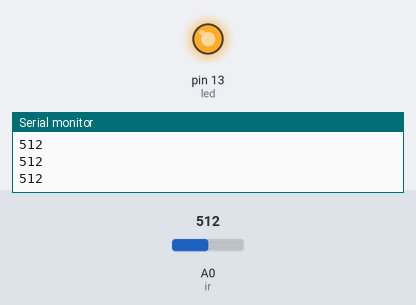
Bench run of a sketch on a simulated Arduino Uno, built with avr-gcc and run on an emulated ATmega328P. Shown: output pins drawn as LEDs (lit = HIGH), the last lines printed to the serial monitor. The test bench sets the inputs (shaded band); at power-on: A0 (ir) = 512.

Above: at 1.2 s.
1.3 s: A0 (ir) set to 0
At 2.3 s:
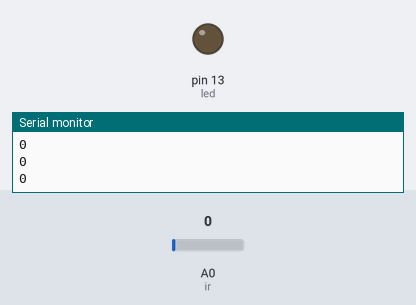
2.8 s: A0 (ir) set to 122
At 3.6 s:
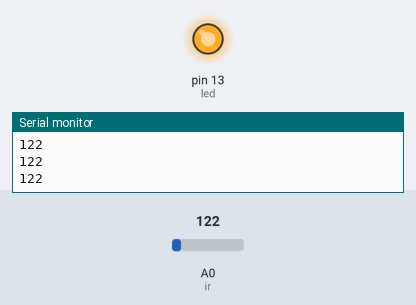
Timing chart, 0 to 5.8 s (numbered marks = the images above; inputs shaded):
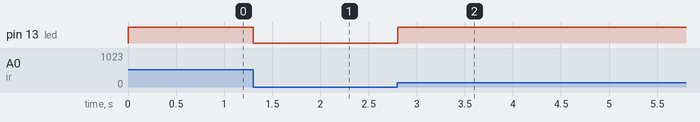

The sketch:

LED_on_off_with_analog_read.ino
```cpp
int led = 13; // pin no. on arduino board
int ir = A0; // analog input pin
int val = 0; //val to determine the light on or off

void setup() {
// set the input & output pins here
pinMode(led, OUTPUT);
pinMode(ir, INPUT);
Serial.begin(9600);
}

void loop() {
 int val = analogRead(ir);

 if (val > 0) { //since when obstacle detected, val > 640
 digitalWrite(led, HIGH);
 }

  else {
 digitalWrite(led, LOW);
 }
 Serial.println(val);
}
```

Measured:
- after the input at 1.3 s, pin 13 (led): HIGH → LOW at once
- after the input at 2.8 s, pin 13 (led): LOW → HIGH at once
